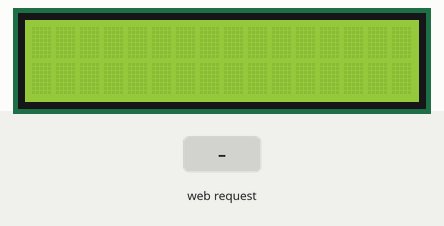
The sketch below on a simulated ESP8266 (NodeMCU). Parts: 16×2 character LCD. The inputs (shaded band) are chosen by the test bench. What the sketch prints to the serial monitor is not drawn.

Above: at 1.2 s.
1.3 s: HTTP request GET /burger received
At 2.5 s:
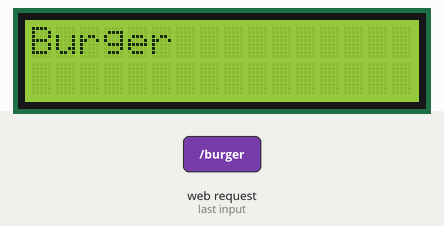
4.3 s: HTTP request GET /pizza received
At 7.9 s:
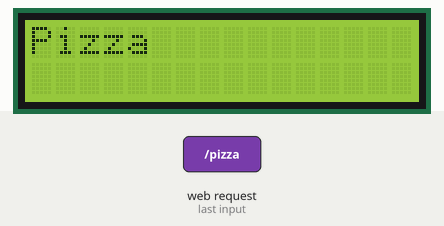
Timing chart, 0 to 9.4 s (numbered marks = the images above; inputs shaded):
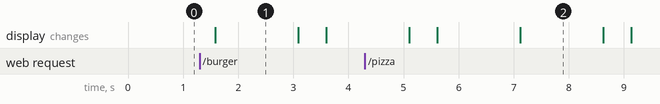

The sketch:

aladdin.ino
```cpp
#include <ESP8266WiFi.h>
#include <DNSServer.h>
#include <ESP8266WebServer.h>
#include <Wire.h>
#include <LiquidCrystal_I2C.h>
#include <string.h>
LiquidCrystal_I2C lcd(0x27,16,2);

const byte DNS_PORT = 53;
int name = 40;
IPAddress apIP(172, 217, 28, 1);
DNSServer dnsServer;
ESP8266WebServer webServer(80);
// int Ip[100];
char Display[50][25];
int count = 0;

// Dicitinary to store user info

String responseHTML = ""
                      "<!DOCTYPE html><html lang='en'><head>"
                      "<meta charset='UTF-8'>"
                      "<meta name='viewport' content='width=device-width, initial-scale=1.0'>"
                      "<title>Restaurant Menu</title>"
                      "<style>"
                      "body {"
                      "background-color: #f2f2f2;"
                      "}"
                      ".menu-container {"
                      "display: flex;"
                      "flex-direction: column;"
                      "max-width: 600px;"
                      "margin: 0 auto;"
                      "padding: 20px;"
                      "background-color: #ffffff;"
                      "box-shadow: 0 0 10px rgba(0, 0, 0, 0.1);"
                      "justify-content: space-between;"
                      "}"
                      ".menu-item {"
                      "display: flex;"
                      "height: 100px;"
                      "justify-content: space-between;"
                      "align-items: center;"
                      "border-bottom: 1px solid #ddd;"
                      "padding: 10px 0;"
                      "}"
                      ".menu-item:last-child {"
                      "border-bottom: none;"
                      "}"
                      ".menu-item-name {"
                      "font-weight: bold;"
                      "font-size: 25px;"
                      "font-family: Courier, monospace;"
                      "}"
                      ".menu-item-price {"
                      "color: #aa0000;"
                      "font-size: 18px;"
                      "font-family: 'Lucida Console', 'Courier New', monospace;"
                      "}"
                      ".order-button {"
                      "background-color: #aa0000;"
                      "color: #fff;"
                      "border: none;"
                      "padding: 5px 10px;"
                      "cursor: pointer;"
                      "border-radius: 5px;"
                      "transition: background-color 0.3s;"
                      "}"
                      ".order-button:hover {"
                      "background-color: #880000;"
                      "}"
                      ".menu-header {"
                      "text-align: center;"
                      "background-color: #aa0000;"
                      "color: #fff;"
                      "padding: 10px;"
                      "font-size: 24px;"
                      "width: 70%;"
                      "margin: 0 auto;"
                      "display: flex;"
                      "align-items: center;"
                      "justify-content: center;"
                      "}"
                      "span {"
                      "width: 100px;"
                      "}"
                      "</style>"
                      "</head>"
                      "<body>"
                      "<div class='menu-header'>MENU</div>"
                      "<div class='menu-container'>"
                      "<div class='menu-item'>"
                      "</div>"
                      "</div>"
                      "<div class='menu-container'>"
                      "<div class='menu-item'>"
                      "<span class='menu-item-name'>Burger</span>"
                      "<span class='menu-item-price'>$10.99</span>"
                      "<form action='/burger' method='get'>"
                      "<button class='order-button'>"
                      "ORDER"
                      "</button>"
                      "</form>"
                      "</div>"
                      "<div class='menu-item'>"
                      "<span class='menu-item-name'>Pizza</span>"
                      "<span class='menu-item-price'>$12.99</span>"
                      "<form action='/pizza' method='get'>"
                      "<button class='order-button'>"
                      "ORDER"
                      "</button>"
                      "</form>"
                      "</div>"
                      "<div class='menu-item'>"
                      "<span class='menu-item-name'>French Fries</span>"
                      "<span class='menu-item-price'>$9.99</span>"
                      "<form action='/french-fries' method='get'>"
                      "<button class='order-button'>"
                      "ORDER"
                      "</button>"
                      "</form>"
                      "</div>"
                      "<div class='menu-item'>"
                      "<span class='menu-item-name'>Caesar Salad</span>"
                      "<span class='menu-item-price'>$14.99</span>"
                      "<form action='/caesar' method='get'>"
                      "<button class='order-button'>"
                      "ORDER"
                      "</button>"
                      "</form>"
                      "</div>"
                      "<div class='menu-item'>"
                      "<span class='menu-item-name'>Chicken Alfredo</span>"
                      "<span class='menu-item-price'>$11.99</span>"
                      "<form action='/chicken' method='get'>"
                      "<button class='order-button'>"
                      "ORDER"
                      "</button>"
                      "</form>"
                      "</div>"
                      "<div class='menu-item'>"
                      "<span class='menu-item-name'>Chocolate Fondue</span>"
                      "<span class='menu-item-price'>$8.99</span>"
                      "<form action='/fondue' method='get'>"
                      "<button class='order-button'>"
                      "ORDER"
                      "</button>"
                      "</form>"
                      "</div>"
                      "</div>"
                      "</body>"
                      "</html>";

void addToDisplay1() {
  char name[] = "Burger";
  int len = strlen(name);
  for (int i = 0; i < len; i++)
  Display[count][i] = name[i];
  count++;
}

void addToDisplay2() {
  char name[] = "Pizza";
  int len = strlen(name);
  for (int i = 0; i < len; i++)
  Display[count][i] = name[i];
  count++;

}

void addToDisplay3() {
  char name[] = "french-fries";
  int len = strlen(name);
  for (int i = 0; i < len; i++)
  Display[count][i] = name[i];
  count++;

}

void addToDisplay4() {
  char name[] = "Caesar";
  int len = strlen(name);
  for (int i = 0; i < len; i++)
  Display[count][i] = name[i];
  count++;

}

void addToDisplay5() {
  char name[] = "Chicken";
  int len = strlen(name);
  for (int i = 0; i < len; i++)
  Display[count][i] = name[i];
  count++;

}

void addToDisplay6() {
  char name[] = "Fondue";
  int len = strlen(name);
  for (int i = 0; i < len; i++)
  Display[count][i] = name[i];
  count++;

}

void printOrder() {
  // lcd display loop
  for (int i = 0; i < count; i++) {
    lcd.setCursor(0, 0);
    lcd.print(Display[i]);
    delay(1500);
    lcd.clear();
  }
}

void setup() {
  // put your setup code here, to run once:
  lcd.begin();
  lcd.backlight();
  lcd.clear();
  WiFi.mode(WIFI_AP);
  WiFi.softAPConfig(apIP, apIP, IPAddress(255, 255, 255, 0));
  WiFi.softAP("Aladdin");

  // if DNSServer is started with "*" for domain name, it will reply with
  // provided IP to all DNS request
  dnsServer.start(DNS_PORT, "*", apIP);

  //serial monitor
  Serial.begin(9600);

  // replay to all requests with same HTML
  webServer.onNotFound([]() {
    webServer.send(200, "text/html", responseHTML);
  });
  webServer.begin();

}

void loop() {
  // put your main code here, to run repeatedly:
  lcd.clear();

  dnsServer.processNextRequest();
  webServer.handleClient();
  webServer.on("/burger", HTTP_GET, []() {
    addToDisplay1();
    webServer.send(200, "text/html", responseHTML);
  });
  webServer.on("/pizza", HTTP_GET, []() {
    addToDisplay2();
    webServer.send(200, "text/html", responseHTML);
  });
  webServer.on("/french-fries", HTTP_GET, []() {
    addToDisplay3();
    webServer.send(200, "text/html", responseHTML);
  });
  webServer.on("/caesar", HTTP_GET, []() {
    addToDisplay4();
    webServer.send(200, "text/html", responseHTML);
  });
  webServer.on("/chicken", HTTP_GET, []() {
    addToDisplay5();
    webServer.send(200, "text/html", responseHTML);
  });
  webServer.on("/fondue", HTTP_GET, []() {
    addToDisplay6();
    webServer.send(200, "text/html", responseHTML);
  });
  // GET SERVERS IPADD
  Serial.println((WiFi.localIP()));
  // GET NUM OF CONNECTED STATIONS(CLIENTS)
  Serial.print("connected stations:");
  Serial.println((WiFi.softAPgetStationNum()));
  printOrder();
  delay(500);
}
```

Measured:
- after the input at 1.3 s, the display: changes after 0.29 s (image 1)
- after the input at 4.3 s, the display: first differs from a run without the input after 2.8 s (image 2)
- what the display in image 1 shows lasts 1.5 s, from 1.6 s to 3.1 s
